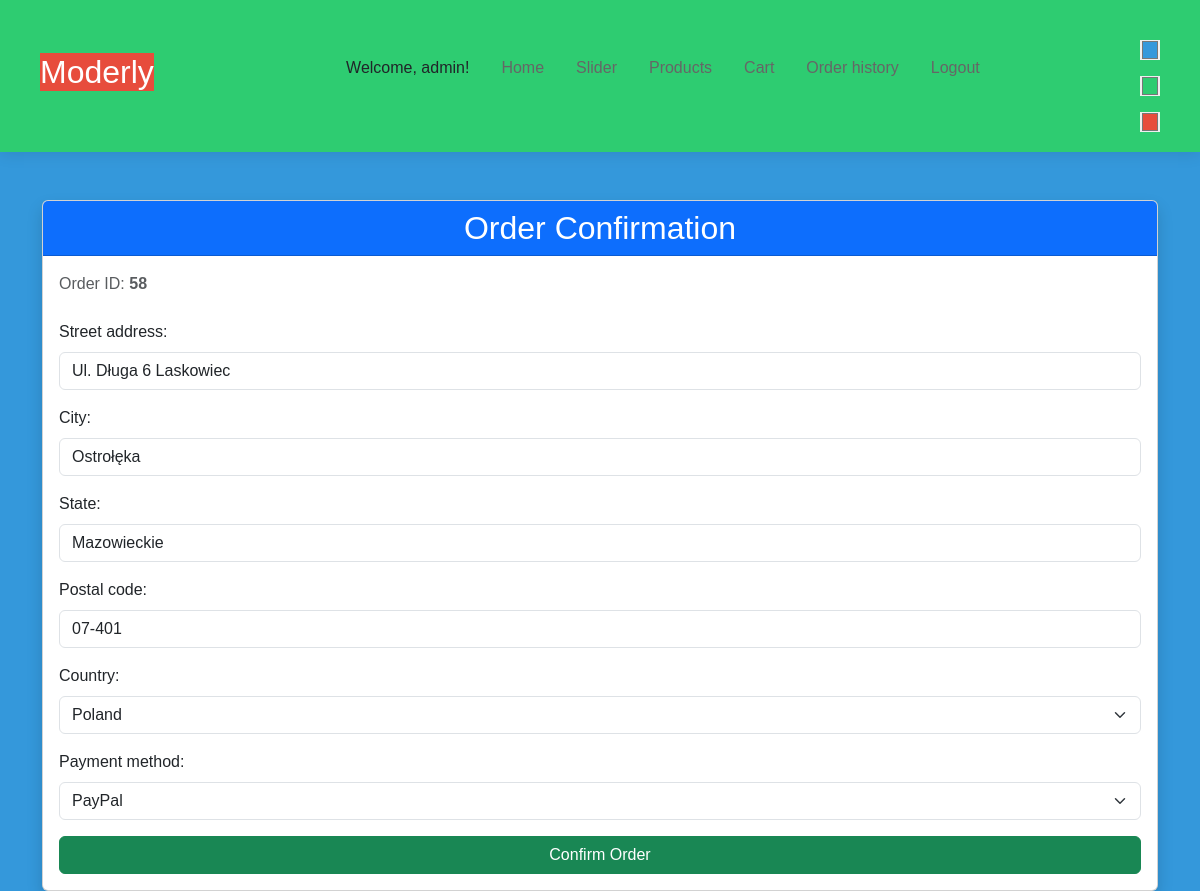
Page /cart/order-confirmation/58/ (signed in) on the committed database.
### users/models.py (models this page shows, shortened)
class CustomUser(AbstractUser):
    is_moderator = models.BooleanField(default=False)
    is_admin = models.BooleanField(default=False)
    category = models.CharField(max_length=255, blank=True)
    ranking = models.PositiveIntegerField(default=0)
    street_address = models.CharField(max_length=255, blank=True)
    city = models.CharField(max_length=100, blank=True)
    state = models.CharField(max_length=100, blank=True)
    postal_code = models.CharField(max_length=20, blank=True)
    country = models.CharField(max_length=100, blank=True)

### cart/models.py (models this page shows, shortened)
class Order(models.Model):
    STATUS_CHOICES = [
        ('pending', 'Pending'),
        ('paid', 'Paid'),
        ('shipped', 'Shipped'),
        ('completed', 'Completed'),
        ('cancelled', 'Cancelled'),
    ]
    payment_method = models.CharField(max_length=20, choices=[('credit_card', 'Credit Card'), ('paypal', 'PayPal')], default='credit_card')
    created_at = models.DateTimeField(auto_now_add=True)
    status = models.CharField(max_length=10, choices=STATUS_CHOICES, default='pending')
    shipping_address = models.TextField()
    total_price = models.DecimalField(max_digits=10, decimal_places=2)
    user = models.ForeignKey(CustomUser, on_delete=models.CASCADE, related_name='orders')

### cart/views.py (the view)
# urls.py: path('order-confirmation/<int:order_id>/', views.order_confirmation, name='order_confirmation'),
@login_required
def order_confirmation(request, order_id):
    order = get_object_or_404(Order, id=order_id, user=request.user)
    if request.method == 'POST':
        form = CheckoutForm(request.POST)
        if form.is_valid():
            order.shipping_address = f"{form.cleaned_data['street_address']}, {form.cleaned_data['city']}, {form.cleaned_data['state']}, {form.cleaned_data['postal_code']}, {form.cleaned_data['country']}"
            order.payment_method = form.cleaned_data['payment_method']
            order.save()
            return redirect('order_status', order_id=order.id)
    else:
        form = CheckoutForm(initial={
            'street_address': order.user.street_address,
            'city': order.user.city,
            'state': order.user.state,
            'postal_code': order.user.postal_code,
            'country': order.user.country,
            'payment_method': order.payment_method
        })
    return render(request, 'cart/order_confirmation.html', {'order': order, 'form': form})

### cart/forms.py
class CheckoutForm(forms.Form):
    street_address = forms.CharField(max_length=100, required=False)
    city = forms.CharField(max_length=50, required=False)
    state = forms.CharField(max_length=50, required=False)
    postal_code = forms.CharField(max_length=10, required=False)
    country = forms.CharField(max_length=50, required=False)
    payment_method = forms.ChoiceField(choices=[('credit_card', 'Credit Card'), ('paypal', 'PayPal')], required=False)

### base/context_processors.py (called while the page is built)
def current_user(request):
    return {
        'current_user': request.user if request.user.is_authenticated else None
    }

### templates/cart/order_confirmation.html (shortened to what this page needs)
{% load rest_framework %}
{% load static %}
<!DOCTYPE html>
<html lang="en">
<head>
    <link href="https://cdn.jsdelivr.net/npm/bootstrap@5.3.0/dist/css/bootstrap.min.css" rel="stylesheet">
    <link rel="stylesheet" href="{% static 'styles.css' %}">
</head>
<body>
    {% include 'header.html' %}
    <div class="container mt-5">
        <div class="card shadow">
            <div class="card-header bg-primary text-white">
                <h2 class="text-center mb-0">Order Confirmation</h2>
            </div>
            <div class="card-body">
                <p class="text-muted mb-4">Order ID: <strong>{{ order.id }}</strong></p>
                <form method="post" class="needs-validation" novalidate>
                    <div class="mb-3">
                        {{ form.street_address.label_tag|add_class:"form-label" }}
                        {{ form.street_address|add_class:"form-control" }}
                    </div>
                    <div class="mb-3">
                        {{ form.city.label_tag|add_class:"form-label" }}
                        {{ form.city|add_class:"form-control" }}
                    </div>
                    <div class="mb-3">
                        {{ form.state.label_tag|add_class:"form-label" }}
                        {{ form.state|add_class:"form-control" }}
                    </div>
                    <div class="mb-3">
                        {{ form.postal_code.label_tag|add_class:"form-label" }}
                        {{ form.postal_code|add_class:"form-control" }}
                    </div>
                    <div class="mb-3">
                        {{ form.country.label_tag|add_class:"form-label" }}
                        {{ form.country|add_class:"form-select" }}
                    </div>
                    <div class="mb-3">
                        {{ form.payment_method.label_tag|add_class:"form-label" }}
                        {{ form.payment_method|add_class:"form-select" }}
                    </div>
                    <button type="submit" class="btn btn-success w-100">Confirm Order</button>
                </form>
            </div>
        </div>
    </div>
</body>
</html>

### templates/header.html (shortened to what this page needs)
{% load static %}
<link rel="stylesheet" type="text/css" href="{% static 'styles.css' %}">
<header class="header">
<h1 class="site-title">Moderly</h1>
<nav class="navbar">
  <ul class="nav-list">
    {% if current_user %}
      <li>Welcome, <span>{{ current_user.username }}</span>!</li>
    {% endif %}
    <li><a href="{% url 'home' %}">Home</a></li>
    <li><a href="{% url 'slider' %}">Slider</a></li>
    <li><a href="{% url 'product_list' %}">Products</a></li>
    {% if current_user %}
        <li><a href="{% url 'view_cart' %}">Cart</a></li>
        <li><a href="{% url 'order_history' %}">Order history</a></li>
        <li><a href="{% url 'logout' %}">Logout</a></li>
    {% else %}
        <li><a href="{% url 'login' %}">Login</a></li>
    {% endif %}
  </ul>
</nav>
<div class="color-picker">
<input type="color" id="primary-color" name="primary-color" value="#3498db">
<input type="color" id="secondary-color" name="secondary-color" value="#2ecc71">
<input type="color" id="tertiary-color" name="tertiary-color" value="#e74c3c">
</div>
</header>

### static/styles.css (style rules this page uses)
:root { --primary-color: #3498db; --secondary-color: #2ecc71; --tertiary-color: #e74c3c; --text-color: #ffffff; }
body { font-family: Arial, sans-serif; margin: 0; padding: 0; background: var(--primary-color); }
.header { display: flex; justify-content: space-between; align-items: center; padding: 20px 40px; background-color: var(--secondary-color); box-shadow: 0 2px 15px rgba(0, 0, 0, 0.1); }
.site-title { font-size: 2rem; color: var(--text-color); background-color: var(--tertiary-color); }
.navbar { display: flex; }
.nav-list { display: flex; list-style: none; gap: 2rem; }
.nav-list a { text-decoration: none; color: #666; }
.color-picker { display: flex; flex-direction: column; gap: 1rem; align-items: flex-start; margin-top: 20px; }
.color-picker input[type="color"] { border: none; width: 20px; height: 20px; cursor: pointer; }

### rows in the picture
CustomUser: username "admin", street_address "Ul. Długa 6 Laskowiec", city "Ostrołęka", state "Mazowieckie", postal_code "07-401", country "Poland"
Order: id "58"
